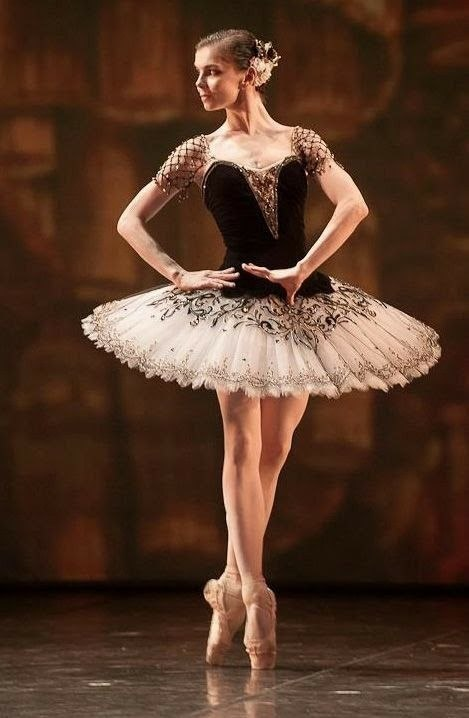
#> input picture pict_2.jpg, 469 x 718 px
$ jupyter execute task_2.ipynb
#> lines starting #> are read from the running program, lines starting #| are printed output that depends on the picture; long printed decimals are rounded
[cell 1]
import numpy as np
import cv2
import matplotlib.pyplot as plt
from skimage.metrics import mean_squared_error, structural_similarity

[cell 2]
image = cv2.imread('pict_2.jpg')
#> image is the input picture: shape (718, 469, 3); mean B, G, R 40.2, 57.2, 86.5
image_gray = cv2.cvtColor(image, cv2.COLOR_BGR2GRAY)
plt.imshow(image_gray, cmap='gray')
plt.show()

[cell 3]
# гаусс
mean = 0 # мю
stddev = 100 # сигма
noise_gauss = np.zeros(image_gray.shape, np.uint8)
cv2.randn(noise_gauss, mean, stddev)
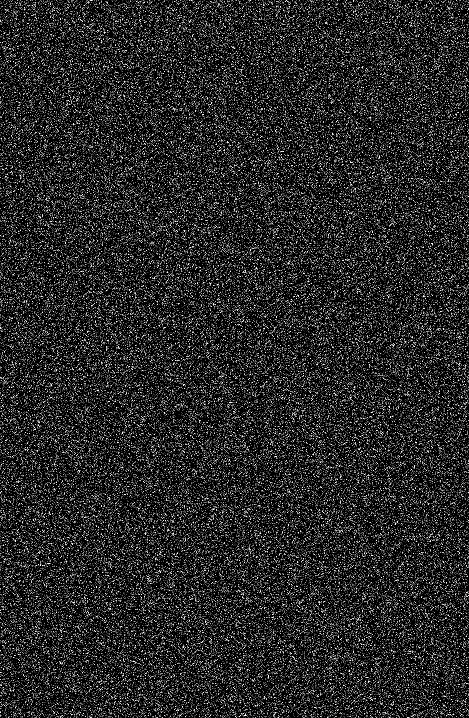
#> noise_gauss: shape (718, 469); min 0, max 255, mean 39.7
print(noise_gauss)
#> (printed output is left out)
plt.imshow(noise_gauss, cmap="gray")

[cell 4]
image_noise_gauss = image_gray + noise_gauss
plt.imshow(image_noise_gauss, cmap="gray")
plt.show()

[cell 5]
# постоянный
noise_uniform = np.zeros(image_gray.shape, np.uint8)
cv2.randu(noise_uniform, 0, 100)
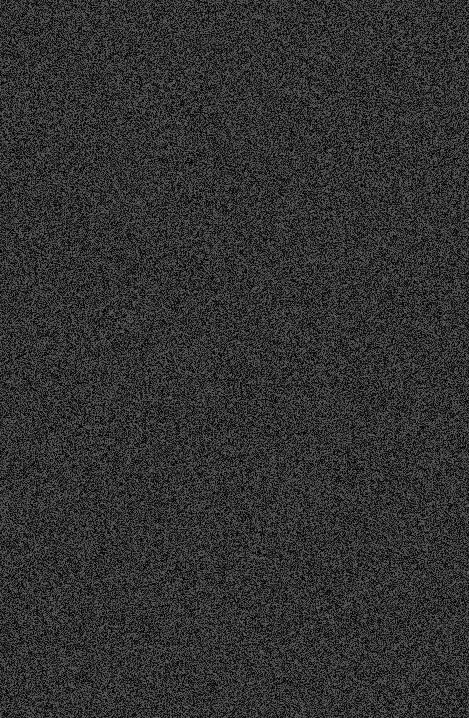
#> noise_uniform: shape (718, 469); min 0, max 99, mean 49.5
print(noise_uniform)
#> (printed output is left out)
plt.imshow(noise_uniform, cmap="gray")
plt.show()

[cell 6]
image_noise_uniform = cv2.add(image_gray, noise_uniform)
plt.imshow(image_noise_uniform, cmap="gray")
plt.show()

[cell 7]
# ФИЛЬТРЫ

[cell 8]
# медианный по гауссу
image_gauss_median_3 = cv2.medianBlur(image_noise_gauss, 3)
image_gauss_median_7 = cv2.medianBlur(image_noise_gauss, 7)
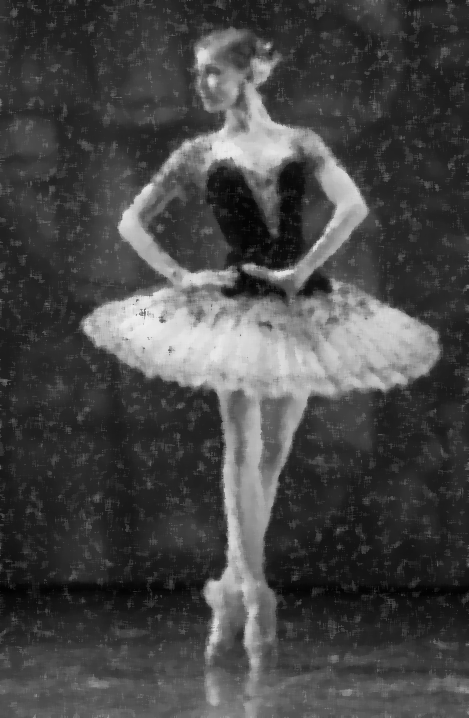
#> image_gauss_median_7: shape (718, 469); min 3, max 238, mean 71

[cell 9]
# гаусс и медианный 3
mse_gauss_median_cleared_3 = mean_squared_error(image_gray, image_gauss_median_3)
#> mse_gauss_median_cleared_3 = 830.6
(ssim_gauss_median_cleared_3, diff) = structural_similarity(image_gray, image_gauss_median_3, full=True)
#> ssim_gauss_median_cleared_3 = 0.262
print(mse_gauss_median_cleared_3, ssim_gauss_median_cleared_3)
#| 830.610 0.2621

[cell 10]
# гаусс и медианный 7
mse_gauss_median_cleared_7 = mean_squared_error(image_gray, image_gauss_median_7)
#> mse_gauss_median_cleared_7 = 341.7
(ssim_gauss_median_cleared_7, diff) = structural_similarity(image_gray, image_gauss_median_7, full=True)
#> ssim_gauss_median_cleared_7 = 0.599
print(mse_gauss_median_cleared_7, ssim_gauss_median_cleared_7)
#| 341.688 0.5993

[cell 11]
# медианный по постоянному
image_uniform_median_3 = cv2.medianBlur(image_noise_uniform, 3)
image_uniform_median_7 = cv2.medianBlur(image_noise_uniform, 7)
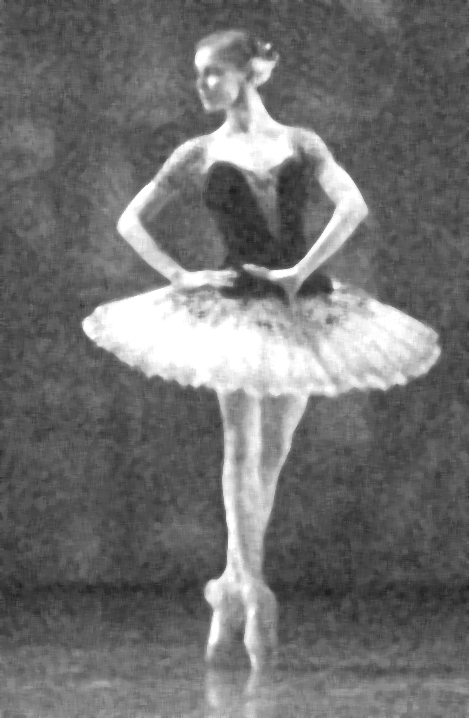
#> image_uniform_median_7: shape (718, 469); min 29, max 255, mean 113.1

[cell 12]
# постоянный и медианный 3
mse_uniform_median_cleared_3 = mean_squared_error(image_gray, image_uniform_median_3)
#> mse_uniform_median_cleared_3 = 2698.6
(ssim_uniform_median_cleared_3, diff) = structural_similarity(image_gray, image_uniform_median_3, full=True)
#> ssim_uniform_median_cleared_3 = 0.294
print(mse_uniform_median_cleared_3, ssim_uniform_median_cleared_3)
#| 2698.639 0.2936

[cell 13]
# постоянный и медианный 7
mse_uniform_median_cleared_7 = mean_squared_error(image_gray, image_uniform_median_7)
#> mse_uniform_median_cleared_7 = 2639.7
(ssim_uniform_median_cleared_7, diff) = structural_similarity(image_gray, image_uniform_median_7, full=True)
#> ssim_uniform_median_cleared_7 = 0.473
print(mse_uniform_median_cleared_7, ssim_uniform_median_cleared_7)
#| 2639.667 0.4732

[cell 14]
# фильтр гаусса по шуму гаусса
image_gauss_gauss_3 = cv2.GaussianBlur(image_noise_gauss,(3,3),0)
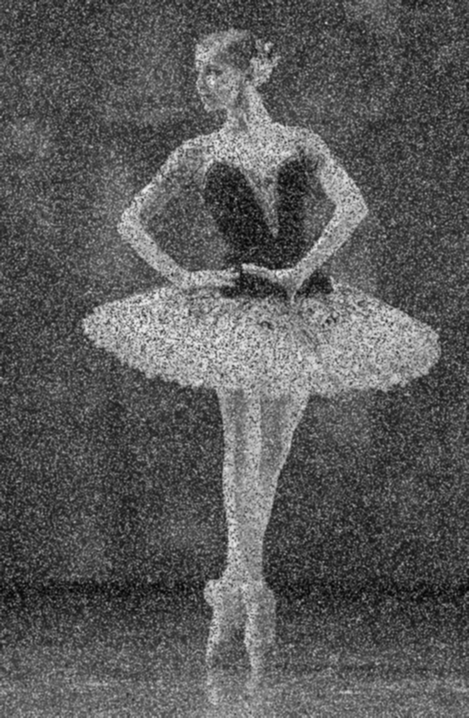
#> image_gauss_gauss_3: shape (718, 469); min 2, max 239, mean 90.3
image_gauss_gauss_7 = cv2.GaussianBlur(image_noise_gauss,(7,7),0)

[cell 15]
# гаусс и гаусс 3
mse_gauss_gauss_cleared_3 = mean_squared_error(image_gray, image_gauss_gauss_3)
#> mse_gauss_gauss_cleared_3 = 1688.5
(ssim_gauss_gauss_cleared_3, diff) = structural_similarity(image_gray, image_gauss_gauss_3, full=True)
#> ssim_gauss_gauss_cleared_3 = 0.207
print(mse_gauss_gauss_cleared_3, ssim_gauss_gauss_cleared_3)
#| 1688.476 0.2068

[cell 16]
# гаусс и гаусс 7
mse_gauss_gauss_cleared_7 = mean_squared_error(image_gray, image_gauss_gauss_7)
#> mse_gauss_gauss_cleared_7 = 1448.6
(ssim_gauss_gauss_cleared_7, diff) = structural_similarity(image_gray, image_gauss_gauss_7, full=True)
#> ssim_gauss_gauss_cleared_7 = 0.387
print(mse_gauss_gauss_cleared_7, ssim_gauss_gauss_cleared_7)
#| 1448.568 0.3872

[cell 17]
# фильтр гаусса по постоянному шуму
image_uniform_gauss_3 = cv2.GaussianBlur(image_noise_uniform,(3,3),0)
image_uniform_gauss_7 = cv2.GaussianBlur(image_noise_uniform,(7,7),0)

[cell 18]
# постоянный и гаусс 3
mse_uniform_gauss_cleared_3 = mean_squared_error(image_gray, image_uniform_gauss_3)
#> mse_uniform_gauss_cleared_3 = 2526.4
(ssim_uniform_gauss_cleared_3, diff) = structural_similarity(image_gray, image_uniform_gauss_3, full=True)
#> ssim_uniform_gauss_cleared_3 = 0.39
print(mse_uniform_gauss_cleared_3, ssim_uniform_gauss_cleared_3)
#| 2526.434 0.3904

[cell 19]
# постоянный и гаусс 7
mse_uniform_gauss_cleared_7 = mean_squared_error(image_gray, image_uniform_gauss_7)
#> mse_uniform_gauss_cleared_7 = 2513.2
(ssim_uniform_gauss_cleared_7, diff) = structural_similarity(image_gray, image_uniform_gauss_7, full=True)
#> ssim_uniform_gauss_cleared_7 = 0.531
print(mse_uniform_gauss_cleared_7, ssim_uniform_gauss_cleared_7)
#| 2513.243 0.5311

[cell 20]
# билатериальный фильтр по шуму гаусса
image_gauss_bilat_1 = cv2.bilateralFilter(image_noise_gauss,9,75,75)
image_gauss_bilat_2 = cv2.bilateralFilter(image_noise_gauss,49,150,150)
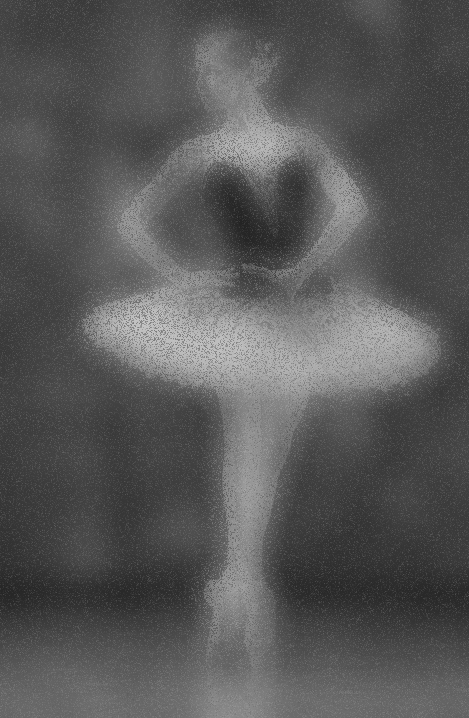
#> image_gauss_bilat_2: shape (718, 469); min 35, max 198, mean 88

[cell 21]
# гаусс и билатериальный 1
mse_gauss_bilat_cleared_1 = mean_squared_error(image_gray, image_gauss_bilat_1)
#> mse_gauss_bilat_cleared_1 = 1700.2
(ssim_gauss_bilat_cleared_1, diff) = structural_similarity(image_gray, image_gauss_bilat_1, full=True)
#> ssim_gauss_bilat_cleared_1 = 0.17
print(mse_gauss_bilat_cleared_1, ssim_gauss_bilat_cleared_1)
#| 1700.235 0.1703

[cell 22]
# гаусс и билатериальный 2
mse_gauss_bilat_cleared_2 = mean_squared_error(image_gray, image_gauss_bilat_2)
#> mse_gauss_bilat_cleared_2 = 1567.3
(ssim_gauss_bilat_cleared_2, diff) = structural_similarity(image_gray, image_gauss_bilat_2, full=True)
#> ssim_gauss_bilat_cleared_2 = 0.391
print(mse_gauss_bilat_cleared_2, ssim_gauss_bilat_cleared_2)
#| 1567.322 0.3908

[cell 23]
# билатериальный фильтр по постоянному шуму
image_uniform_bilat_1 = cv2.bilateralFilter(image_noise_uniform,9,75,75)
image_uniform_bilat_2 = cv2.bilateralFilter(image_noise_uniform,49,150,150)
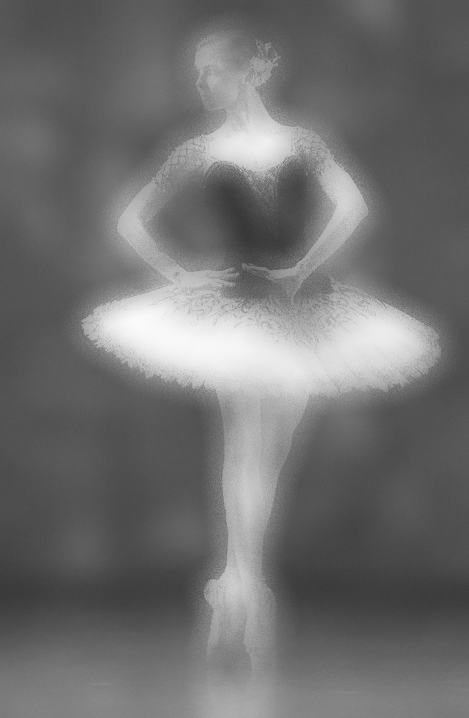
#> image_uniform_bilat_2: shape (718, 469); min 55, max 250, mean 112.1

[cell 24]
# постоянный и билатериальный 1
mse_uniform_bilat_cleared_1 = mean_squared_error(image_gray, image_uniform_bilat_1)
#> mse_uniform_bilat_cleared_1 = 2485.1
(ssim_uniform_bilat_cleared_1, diff) = structural_similarity(image_gray, image_uniform_bilat_1, full=True)
#> ssim_uniform_bilat_cleared_1 = 0.526
print(mse_uniform_bilat_cleared_1, ssim_uniform_bilat_cleared_1)
#| 2485.101 0.5261

[cell 25]
# постоянный и билатериальный 2
mse_uniform_bilat_cleared_2 = mean_squared_error(image_gray, image_uniform_bilat_2)
#> mse_uniform_bilat_cleared_2 = 2852.8
(ssim_uniform_bilat_cleared_2, diff) = structural_similarity(image_gray, image_uniform_bilat_2, full=True)
#> ssim_uniform_bilat_cleared_2 = 0.525
print(mse_uniform_bilat_cleared_2, ssim_uniform_bilat_cleared_2)
#| 2852.757 0.5245

[cell 26]
# фильтр нелокальных средних по шуму гауссу
image_gauss_nlm_1 = cv2.fastNlMeansDenoising(image_noise_gauss, h = 5)
image_gauss_nlm_2 = cv2.fastNlMeansDenoising(image_noise_gauss, h = 75)
image_gauss_nlm_3 = cv2.fastNlMeansDenoising(image_noise_gauss, h = 150)

[cell 27]
# гаусс и нелокальных средних 5
mse_gauss_nlm_cleared_1 = mean_squared_error(image_gray, image_gauss_nlm_1)
#> mse_gauss_nlm_cleared_1 = 4189
(ssim_gauss_nlm_cleared_1, diff) = structural_similarity(image_gray, image_gauss_nlm_1, full=True)
#> ssim_gauss_nlm_cleared_1 = 0.0737
print(mse_gauss_nlm_cleared_1, ssim_gauss_nlm_cleared_1)
#| 4188.998 0.0737

[cell 28]
# гаусс и нелокальных средних 75
mse_gauss_nlm_cleared_2 = mean_squared_error(image_gray, image_gauss_nlm_2)
#> mse_gauss_nlm_cleared_2 = 1469.3
(ssim_gauss_nlm_cleared_2, diff) = structural_similarity(image_gray, image_gauss_nlm_2, full=True)
#> ssim_gauss_nlm_cleared_2 = 0.572
print(mse_gauss_nlm_cleared_2, ssim_gauss_nlm_cleared_2)
#| 1469.332 0.5725

[cell 29]
# гаусс и нелокальных средних 150
mse_gauss_nlm_cleared_3 = mean_squared_error(image_gray, image_gauss_nlm_3)
#> mse_gauss_nlm_cleared_3 = 1569.3
(ssim_gauss_nlm_cleared_3, diff) = structural_similarity(image_gray, image_gauss_nlm_3, full=True)
#> ssim_gauss_nlm_cleared_3 = 0.564
print(mse_gauss_nlm_cleared_3, ssim_gauss_nlm_cleared_3)
#| 1569.289 0.5644

[cell 30]
# фильтр нелокальных средних по постоянному шуму
image_uniform_nlm_1 = cv2.fastNlMeansDenoising(image_noise_uniform, h = 5)
image_uniform_nlm_2 = cv2.fastNlMeansDenoising(image_noise_uniform, h = 75)
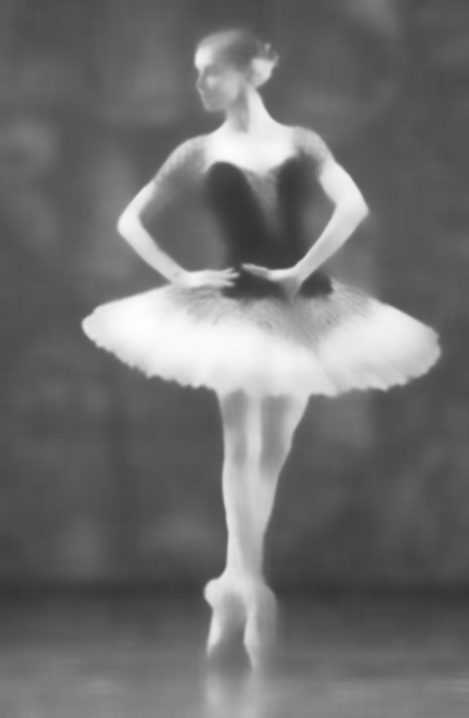
#> image_uniform_nlm_2: shape (718, 469); min 51, max 254, mean 112.1
image_uniform_nlm_3 = cv2.fastNlMeansDenoising(image_noise_uniform, h = 150)

[cell 31]
# постоянный и нелокальных средних 5
mse_uniform_nlm_cleared_1 = mean_squared_error(image_gray, image_uniform_nlm_1)
#> mse_uniform_nlm_cleared_1 = 3132.9
(ssim_uniform_nlm_cleared_1, diff) = structural_similarity(image_gray, image_uniform_nlm_1, full=True)
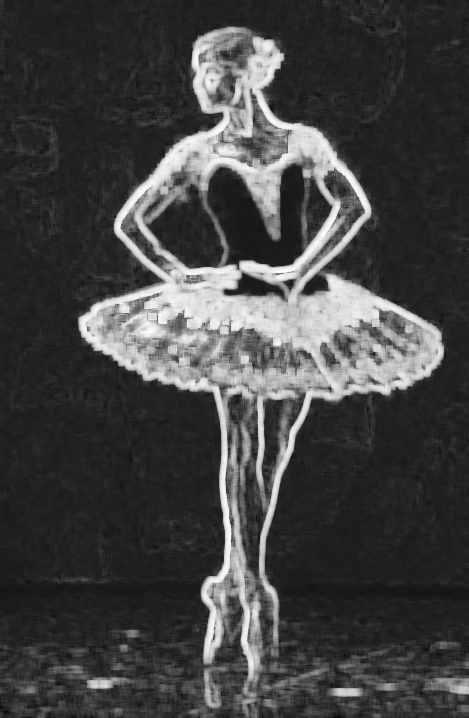
#> diff: shape (718, 469) float64; min -0.0919, max 0.974, mean 0.192; drawn with min black and max white
#> ssim_uniform_nlm_cleared_1 = 0.194
print(mse_uniform_nlm_cleared_1, ssim_uniform_nlm_cleared_1)
#| 3132.914 0.1941

[cell 32]
# постоянный и нелокальных средних 75
mse_uniform_nlm_cleared_2 = mean_squared_error(image_gray, image_uniform_nlm_2)
#> mse_uniform_nlm_cleared_2 = 2582.3
(ssim_uniform_nlm_cleared_2, diff) = structural_similarity(image_gray, image_uniform_nlm_2, full=True)
#> ssim_uniform_nlm_cleared_2 = 0.567
print(mse_uniform_nlm_cleared_2, ssim_uniform_nlm_cleared_2)
#| 2582.312 0.5674

[cell 33]
# постоянный и нелокальных средних 150
mse_uniform_nlm_cleared_3 = mean_squared_error(image_gray, image_uniform_nlm_3)
#> mse_uniform_nlm_cleared_3 = 2702.9
(ssim_uniform_nlm_cleared_3, diff) = structural_similarity(image_gray, image_uniform_nlm_3, full=True)
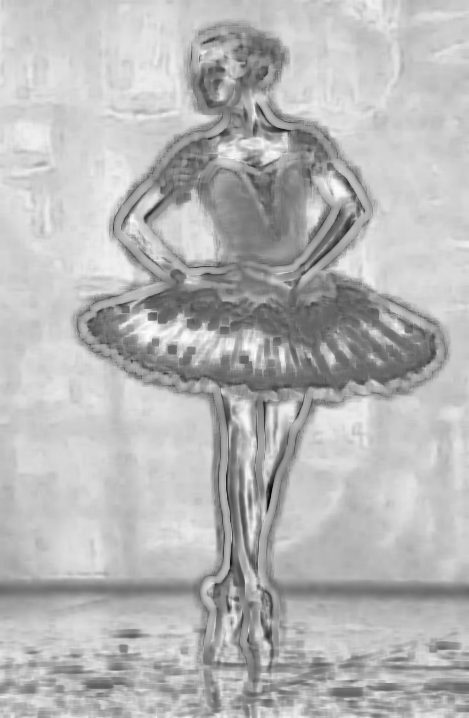
#> diff: shape (718, 469) float64; min -0.587, max 0.971, mean 0.533; drawn with min black and max white
#> ssim_uniform_nlm_cleared_3 = 0.531
print(mse_uniform_nlm_cleared_3, ssim_uniform_nlm_cleared_3)
#| 2702.926 0.5314

$ run again, with pict_1.jpg copied over pict_2.jpg
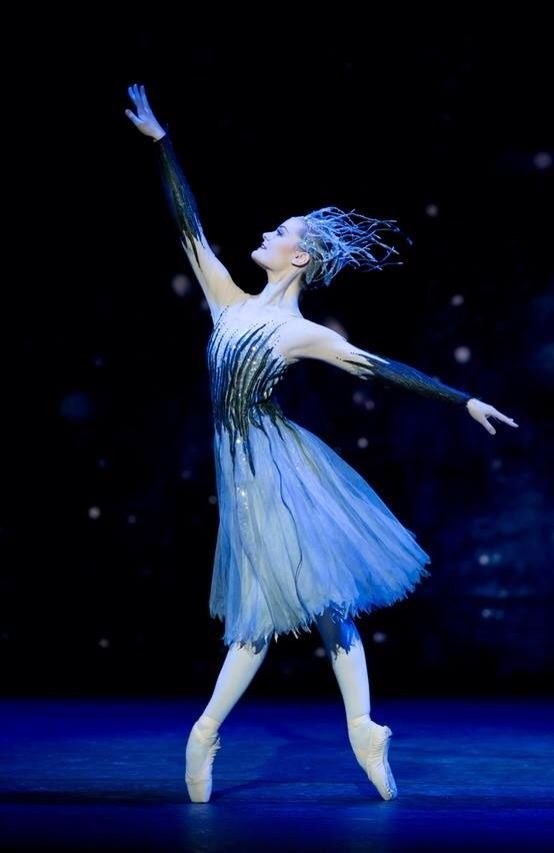
#> input picture pict_1.jpg, 554 x 853 px
#> image is the input picture: shape (853, 554, 3); mean B, G, R 52.5, 24.5, 17.2
#> (printed output is left out)
#> (printed output is left out)
#> mse_gauss_median_cleared_3 = 789.6
#> ssim_gauss_median_cleared_3 = 0.155
#| 789.637 0.1548
#> mse_gauss_median_cleared_7 = 248.3
#> ssim_gauss_median_cleared_7 = 0.41
#| 248.335 0.4098
#> mse_uniform_median_cleared_3 = 2668.1
#> ssim_uniform_median_cleared_3 = 0.134
#| 2668.112 0.1337
#> mse_uniform_median_cleared_7 = 2547.4
#> ssim_uniform_median_cleared_7 = 0.176
#| 2547.382 0.1761
#> mse_gauss_gauss_cleared_3 = 1829.5
#> ssim_gauss_gauss_cleared_3 = 0.098
#| 1829.458 0.09795
#> mse_gauss_gauss_cleared_7 = 1542
#> ssim_gauss_gauss_cleared_7 = 0.153
#| 1541.994 0.1532
#> mse_uniform_gauss_cleared_3 = 2545.4
#> ssim_uniform_gauss_cleared_3 = 0.168
#| 2545.404 0.1681
#> mse_uniform_gauss_cleared_7 = 2490.8
#> ssim_uniform_gauss_cleared_7 = 0.205
#| 2490.762 0.2046
#> mse_gauss_bilat_cleared_1 = 1811.6
#> ssim_gauss_bilat_cleared_1 = 0.0795
#| 1811.559 0.07949
#> mse_gauss_bilat_cleared_2 = 1472.9
#> ssim_gauss_bilat_cleared_2 = 0.132
#| 1472.926 0.1317
#> mse_uniform_bilat_cleared_1 = 2485.6
#> ssim_uniform_bilat_cleared_1 = 0.2
#| 2485.606 0.1996
#> mse_uniform_bilat_cleared_2 = 2661.8
#> ssim_uniform_bilat_cleared_2 = 0.177
#| 2661.814 0.1766
#> mse_gauss_nlm_cleared_1 = 4526.3
#> ssim_gauss_nlm_cleared_1 = 0.0394
#| 4526.254 0.03938
#> mse_gauss_nlm_cleared_2 = 1452.6
#> ssim_gauss_nlm_cleared_2 = 0.194
#| 1452.588 0.1943
#> mse_gauss_nlm_cleared_3 = 1551.5
#> ssim_gauss_nlm_cleared_3 = 0.186
#| 1551.499 0.1857
#> `image_uniform_nlm_3 = cv2.fastNlMeansDenoising(image_noise_uniform, h ..`:
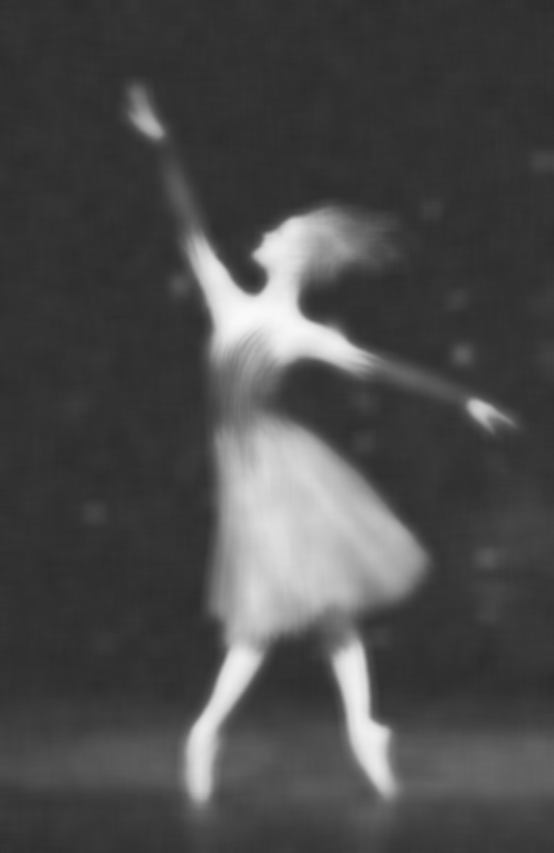
#> image_uniform_nlm_3: shape (853, 554); min 43, max 250, mean 74.4
#> mse_uniform_nlm_cleared_1 = 3227.9
#> ssim_uniform_nlm_cleared_1 = 0.0869
#| 3227.948 0.08689
#> mse_uniform_nlm_cleared_2 = 2503.6
#> ssim_uniform_nlm_cleared_2 = 0.192
#| 2503.592 0.1923
#> mse_uniform_nlm_cleared_3 = 2566.3
#> `(ssim_uniform_nlm_cleared_3, diff) = structural_similarity(image_gray,..`:
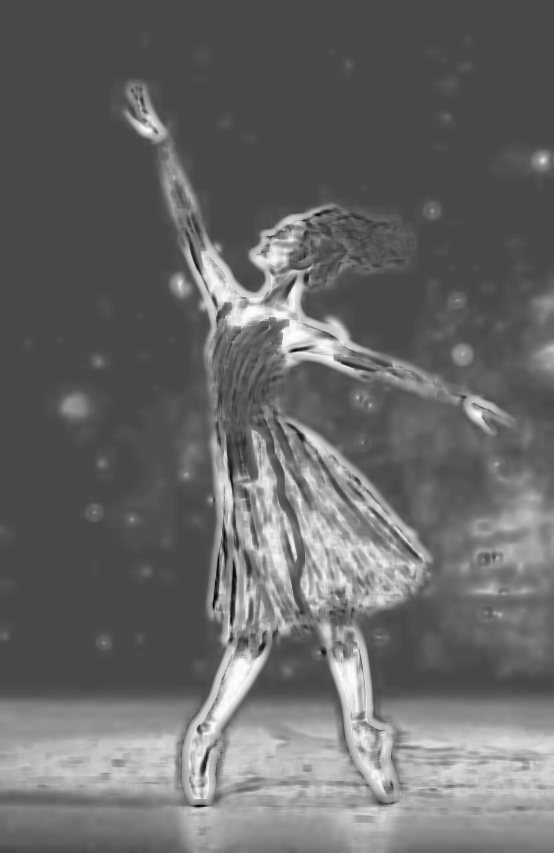
#> diff: shape (853, 554) float64; min -0.383, max 0.98, mean 0.175; drawn with min black and max white
#> ssim_uniform_nlm_cleared_3 = 0.176
#| 2566.253 0.1757
